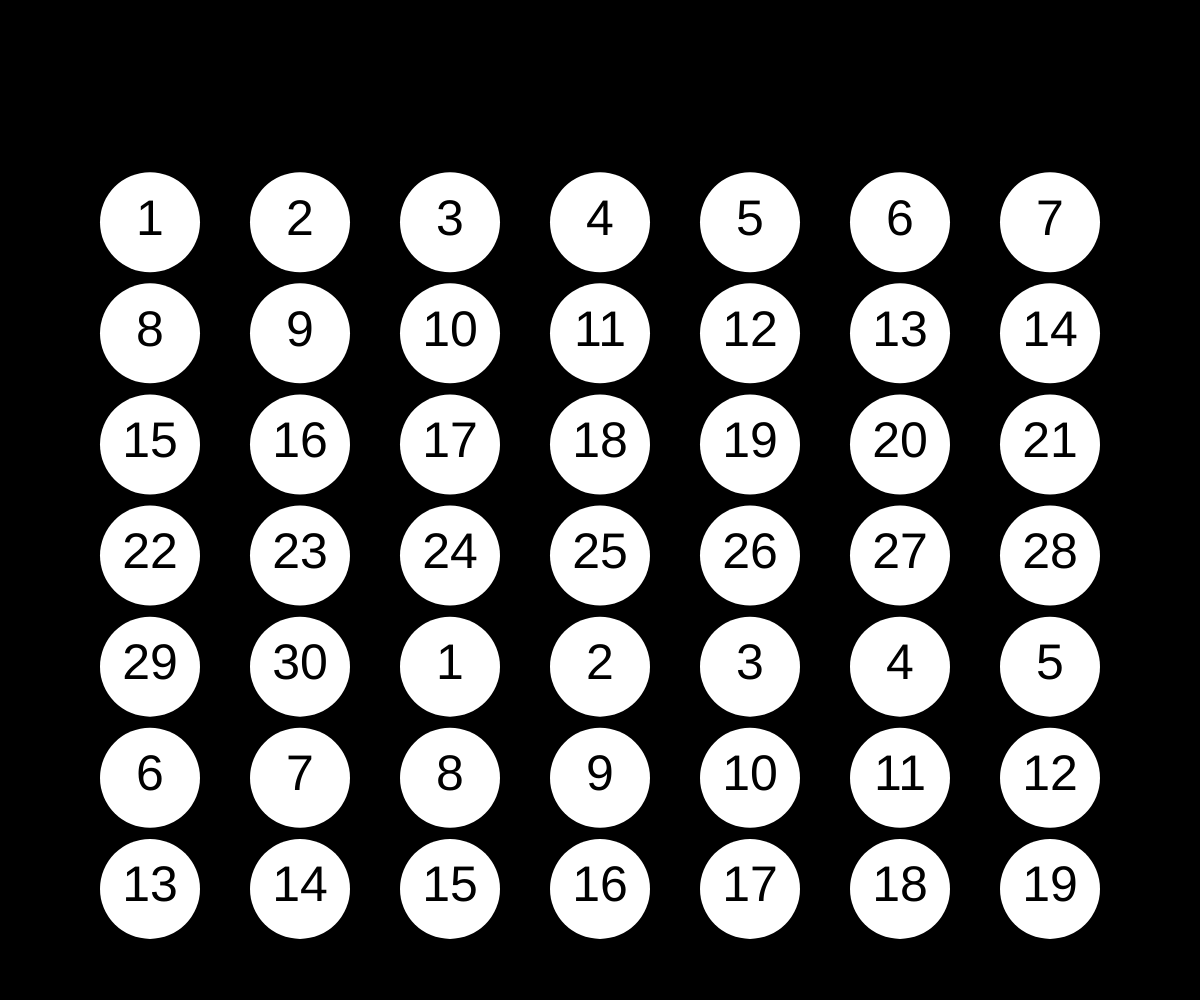
Frame 1 (no input)
Frame 60 (no input): identical to frame 1, image omitted
Frame 120 (the mouse pressed at the canvas centre since frame 60): identical to frame 1, image omitted

The p5.js sketch that drew this single still picture (run headless with seeded random() and noise() and a simulated clock; from frame 60 on, the mouse is pressed at the canvas centre):

// p5.js sketch
// ── sketch.js


function setup() {
  createCanvas(windowWidth, windowHeight);
  textAlign(CENTER);
}

function draw() {
  background(0);

  let i = 0;
  const gridX = width / 8;
  const gridY = height / 9;
  for (let y = gridY * 2; y < height - gridY; y += gridY) {
    for(let x = gridX; x < width; x += gridX){
      const d = i % 30 + 1;
      const ts = min(width, height) * 0.05;
      noStroke();
      fill(255);
      circle(x, y, ts*2);
      textSize(ts);
      fill(0);
      text(d, x, y+ts*0.25);
      i++;
    }
  }
}

class Easing {
  static easeInSine(x) {
    return 1 - Math.cos((x * Math.PI) / 2);
  }

  static easeOutSine(x) {
    return Math.sin((x * Math.PI) / 2);
  }

  static easeInOutSine(x) {
    return -(Math.cos(Math.PI * x) - 1) / 2;
  }

  static easeInQuad(x) {
    return x * x;
  }

  static easeOutQuad(x) {
    return 1 - (1 - x) * (1 - x);
  }

  static easeInOutQuad(x) {
    return x < 0.5 ? 2 * x * x : 1 - Math.pow(-2 * x + 2, 2) / 2;
  }

  static easeInCubic(x) {
    return x * x * x;
  }

  static easeOutCubic(x) {
    return 1 - Math.pow(1 - x, 3);
  }

  static easeInOutCubic(x) {
    return x < 0.5 ? 4 * x * x * x : 1 - Math.pow(-2 * x + 2, 3) / 2;
  }

  static easeInQuart(x) {
    return x * x * x * x;
  }

  static easeOutQuart(x) {
    return 1 - Math.pow(1 - x, 4);
  }

  static easeInOutQuart(x) {
    return x < 0.5 ? 8 * x * x * x * x : 1 - Math.pow(-2 * x + 2, 4) / 2;
  }

  static easeInQuint(x) {
    return x * x * x * x * x;
  }

  static easeOutQuint(x) {
    return 1 - Math.pow(1 - x, 5);
  }

  static easeInOutQuint(x) {
    return x < 0.5 ? 16 * x * x * x * x * x : 1 - Math.pow(-2 * x + 2, 5) / 2;
  }

  static easeInExpo(x) {
    return x === 0 ? 0 : Math.pow(2, 10 * x - 10);
  }

  static easeOutExpo(x) {
    return x === 1 ? 1 : 1 - Math.pow(2, -10 * x);
  }

  static easeInOutExpo(x) {
    return x === 0 ?
      0 :
      x === 1 ?
      1 :
      x < 0.5 ?
      Math.pow(2, 20 * x - 10) / 2 :
      (2 - Math.pow(2, -20 * x + 10)) / 2;
  }

  static easeInCirc(x) {
    return 1 - Math.sqrt(1 - Math.pow(x, 2));
  }

  static easeOutCirc(x) {
    return Math.sqrt(1 - Math.pow(x - 1, 2));
  }

  static easeInOutCirc(x) {
    return x < 0.5 ?
      (1 - Math.sqrt(1 - Math.pow(2 * x, 2))) / 2 :
      (Math.sqrt(1 - Math.pow(-2 * x + 2, 2)) + 1) / 2;
  }

  static easeOutBack(x) {
    const c1 = 1.70158;
    const c3 = c1 + 1;
    return 1 + c3 * Math.pow(x - 1, 3) + c1 * Math.pow(x - 1, 2);
  }

  static easeInOutBack(x) {
    const c1 = 1.70158;
    const c2 = c1 * 1.525;
    return x < 0.5 ?
      (Math.pow(2 * x, 2) * ((c2 + 1) * 2 * x - c2)) / 2 :
      (Math.pow(2 * x - 2, 2) * ((c2 + 1) * (x * 2 - 2) + c2) + 2) / 2;
  }
}

const colorPalletes = [
  {
    name: "DeepEmeraldGold",
    colors: ["#005e55", "#fff9bf", "#edb50c", "#b8003d", "#5e001f"],
  },
  {
    name: "WarmRainbow",
    colors: ["#01204E", "#028391", "#F6DCAC", "#FAA968", "#F85525"],
  },
  {
    name: "ChocolateAndCream",
    colors: ["#D54751", "#EF9A48", "#FFFCC7", "#4DA394", "#59322B"],
  },
  {
    name: "PopArt",
    colors: ["#241965", "#653993", "#9F4094", "#B73D6E", "#F19406"],
  },
  {
    name: "DeepEmeraldGold",
    colors: ["#F87523", "#FFC31B", "#E7DCC9", "#1DB7B9", "#126D68"],
  },
  {
    name: "GreenPink",
    colors: ["#01B999", "#FAB3B3", "#DC958F", "#A1D8CE", "#F1FAF7"],
  },
  {
    name: "NatureTranquility",
    colors: ["#106A6B", "#07374B", "#CAB381", "#E9E0CE"],
  },
  {
    name: "VibrantHarmony",
    colors: ["#F15946", "#5681CB", "#FAAA2D", "#296647", "#453945"],
  },
  {
    name: "Serenity Bliss",
    colors: ["#FFB4B8", "#EF4B28", "#0A563A", "#FFBC54", "#ECE9E0"],
  }
];
